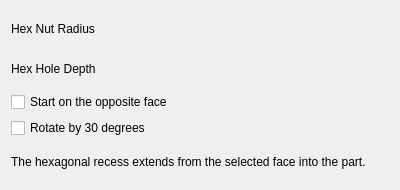
<?xml version="1.0" encoding="UTF-8"?>
<ui version="4.0">
 <class>HexNutDialog</class>
 <widget class="QDialog" name="HexNutDialog">
  <property name="geometry">
   <rect>
    <x>0</x>
    <y>0</y>
    <width>400</width>
    <height>190</height>
   </rect>
  </property>
  <property name="windowTitle">
   <string>Hex Nut Hole</string>
  </property>
  <layout class="QGridLayout" name="gridLayout">
   <item row="0" column="0">
    <widget class="QLabel" name="label">
     <property name="text">
      <string>Hex Nut Radius</string>
     </property>
    </widget>
   </item>
   <item row="0" column="1">
    <widget class="Gui::QuantitySpinBox" name="HexNutRadius" native="true">
     <property name="unit" stdset="0">
      <string notr="true">mm</string>
     </property>
     <property name="minimum" stdset="0">
      <double>0.000000000000000</double>
     </property>
     <property name="toolTip">
      <string>Radius from the hole center to a corner of the hex nut.</string>
     </property>
    </widget>
   </item>
   <item row="1" column="0">
    <widget class="QLabel" name="label_2">
     <property name="text">
      <string>Hex Hole Depth</string>
     </property>
    </widget>
   </item>
   <item row="1" column="1">
    <widget class="Gui::QuantitySpinBox" name="HexNutDepth" native="true">
     <property name="unit" stdset="0">
      <string notr="true">mm</string>
     </property>
     <property name="minimum" stdset="0">
      <double>0.000000000000000</double>
     </property>
     <property name="toolTip">
      <string>Depth of the hexagonal recess, measured from the hole's entry face.</string>
     </property>
    </widget>
   </item>
   <item row="2" column="0" colspan="2">
    <widget class="QCheckBox" name="FarSide">
     <property name="toolTip">
      <string>Start the hexagonal recess on the opposite face of the part instead of on the hole entry face.</string>
     </property>
     <property name="text">
      <string>Start on the opposite face</string>
     </property>
    </widget>
   </item>
   <item row="3" column="0" colspan="2">
    <widget class="QCheckBox" name="VertexUp">
     <property name="toolTip">
      <string>Turn the hexagon by 30 degrees, so don't have to print a bridge.</string>
     </property>
     <property name="text">
      <string>Rotate by 30 degrees</string>
     </property>
    </widget>
   </item>
   <item row="4" column="0" colspan="2">
    <widget class="QLabel" name="label_3">
     <property name="text">
      <string>The hexagonal recess extends from the selected face into the part.</string>
     </property>
     <property name="wordWrap">
      <bool>true</bool>
     </property>
    </widget>
   </item>
  </layout>
 </widget>
 <customwidgets>
  <customwidget>
   <class>Gui::QuantitySpinBox</class>
   <extends>QWidget</extends>
   <header>gui::quantityspinbox.h</header>
  </customwidget>
 </customwidgets>
 <resources/>
 <connections/>
</ui>
